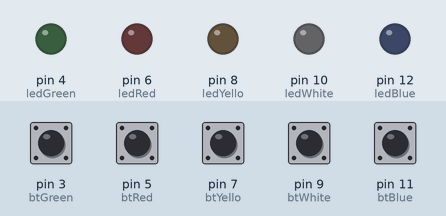
A sketch run on a simulated Arduino Uno, built with avr-gcc and run on an emulated ATmega328P. Parts: output pins drawn as LEDs (lit = HIGH). The inputs (shaded band) are chosen by the test bench; at power-on: pin 3 (btGreen), pin 5 (btRed), pin 7 (btYello), pin 9 (btWhite), pin 11 (btBlue) HIGH. What the sketch prints to the serial monitor is not drawn.

Above: at 1.2 s.
1.3 s: pin 3 (btGreen) pulled LOW for 0.15 s
At 1.38 s:
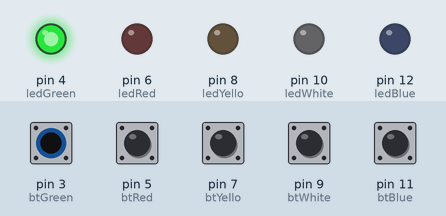
2.9 s: pin 5 (btRed) pulled LOW for 0.15 s
At 2.98 s:
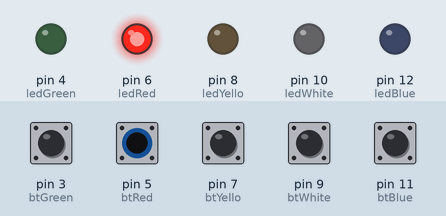
4.5 s: pin 7 (btYello) pulled LOW for 0.15 s
At 4.58 s:
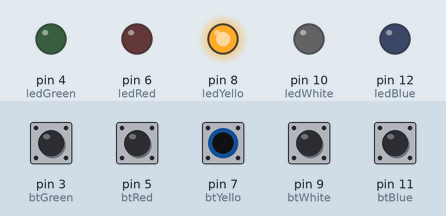
6.1 s: pin 9 (btWhite) pulled LOW for 0.15 s
At 6.18 s:
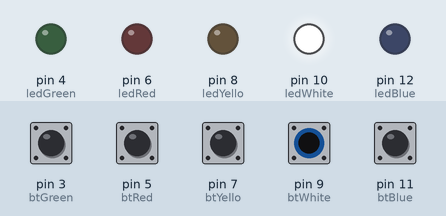
7.7 s: pin 11 (btBlue) pulled LOW for 0.15 s
At 7.78 s:
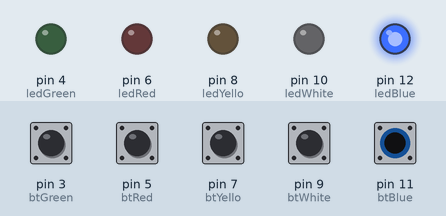
9.3 s: pin 3 (btGreen) pulled LOW for 1 s
At 11.0 s:
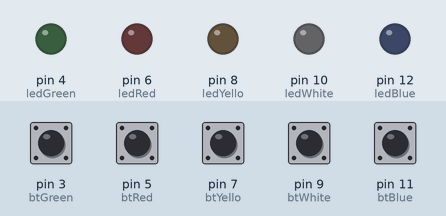
Timing chart, 0 to 12.5 s (numbered marks = the images above; inputs shaded):
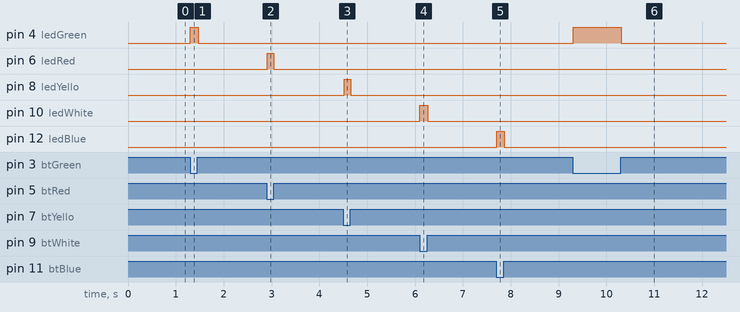

The sketch:

button_io.ino
```cpp
/*Read button panel and send over serial.
  Receive over serial and switch lights
 */


// panel: Blue, White, Yellow, Red, Green
// all pressed = 110 11111
// all on      = 101 11111

// presses preamble 110 (send), lights preamble 101 (receive)


// digital pin 2 has a pushbutton attached to it. Give it a name:
int btBlue   = 11;
int ledBlue  = 12;
int btWhite  = 9;
int ledWhite = 10;
int btYello  = 7;
int ledYello = 8;
int btRed    = 5;
int ledRed   = 6;
int btGreen  = 3;
int ledGreen = 4;

bool bEchoButtons = true;


// the setup routine runs once when you press reset:
void setup() {
  // initialize serial communication at 9600 bits per second:
  Serial.begin(9600);
  // make the pushbutton's pin an input:
  pinMode(btBlue, INPUT_PULLUP);
  pinMode(btWhite, INPUT_PULLUP);
  pinMode(btYello, INPUT_PULLUP);
  pinMode(btRed, INPUT_PULLUP);
  pinMode(btGreen, INPUT_PULLUP);

  pinMode(ledBlue, OUTPUT);
  pinMode(ledWhite, OUTPUT);
  pinMode(ledYello, OUTPUT);
  pinMode(ledRed, OUTPUT);
  pinMode(ledGreen, OUTPUT);
}


byte get_buttons()
{
  byte res = 0b00100000; // negatet 3bit header
  res |= digitalRead(btBlue) << 4;
  res |= digitalRead(btWhite) << 3;
  res |= digitalRead(btYello) << 2;
  res |= digitalRead(btRed) << 1;
  res |= digitalRead(btGreen) << 0;
  res = ~res;
  return res;
}


void set_buttons(byte lights)
{
  digitalWrite(ledBlue,lights & (1 << 4));
  digitalWrite(ledWhite,lights & (1 << 3));
  digitalWrite(ledYello,lights & (1 << 2));
  digitalWrite(ledRed,lights & (1 << 1));
  digitalWrite(ledGreen,lights & (1 << 0));
}

byte leds = 0;
// the loop routine runs over and over again forever:
void loop() {
  // read buttons
  byte buttons = get_buttons();
   // send buttons
  Serial.write(buttons);
  if (Serial.available() >0)
  {
    leds = Serial.read();
    if ((leds & 0b10100000) != 0b10100000)
    {
      // wrong header, reset leds
      leds = 0;
      bEchoButtons = true;
    }
    else
    {
      bEchoButtons = false;
    }
  }

  if (bEchoButtons)
  {
    leds = buttons;
  }
  // set leds
  set_buttons(leds);
  delay(20); // 50 Hz
}
```

Measured:
- after the input at 1.3 s, pin 4 (ledGreen): LOW → HIGH at once, → LOW 0.16 s later
- after the input at 2.9 s, pin 6 (ledRed): LOW → HIGH at once, → LOW 0.14 s later
- after the input at 4.5 s, pin 8 (ledYello): LOW → HIGH at once, → LOW 0.14 s later
- after the input at 6.1 s, pin 10 (ledWhite): LOW → HIGH at once, → LOW 0.16 s later
- after the input at 7.7 s, pin 12 (ledBlue): LOW → HIGH at once, → LOW 0.16 s later
- after the input at 9.3 s, pin 4 (ledGreen): LOW → HIGH at once, → LOW 1.0 s later
